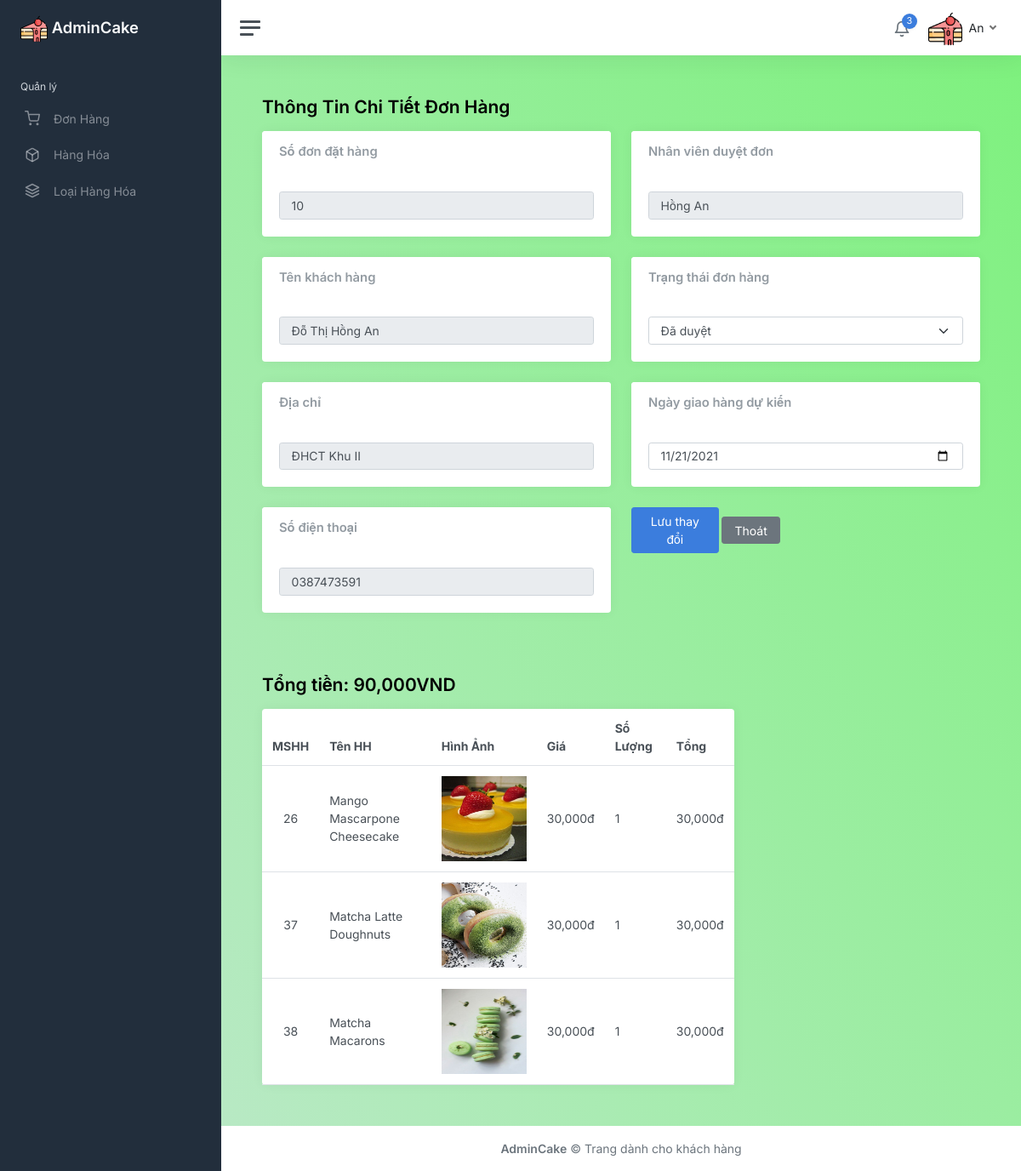
The page /admin/homepage/order_details.php?msdh=10 (signed in) on the database its author committed.
### tables this page shows
CREATE TABLE `khachhang` (
  `MSKH` int(11) NOT NULL,
  `HoTenKH` varchar(50) DEFAULT NULL,
  `TenCongTy` varchar(50) DEFAULT NULL,
  `SoDienThoai` varchar(11) DEFAULT NULL,
  `SoFax` varchar(11) DEFAULT NULL,
  `MatKhau` varchar(500) DEFAULT NULL
);

CREATE TABLE `dathang` (
  `SoDonDH` int(5) NOT NULL,
  `NgayDH` date DEFAULT current_timestamp(),
  `NgayGH` date DEFAULT NULL,
  `DiaChiGH` varchar(100) DEFAULT NULL,
  `TrangThaiDH` varchar(100) DEFAULT NULL,
  `MSKH` int(5) DEFAULT NULL,
  `MSNV` int(5) DEFAULT NULL
);

CREATE TABLE `nhanvien` (
  `MSNV` int(11) NOT NULL,
  `HoTenNV` varchar(100) DEFAULT NULL,
  `ChucVu` varchar(100) DEFAULT NULL,
  `DiaChi` varchar(100) DEFAULT NULL,
  `SoDienThoai` varchar(11) DEFAULT NULL,
  `MatKhau` varchar(500) DEFAULT NULL
);

CREATE TABLE `chitietdathang` (
  `SoDonDH` int(5) DEFAULT NULL,
  `MSHH` int(5) DEFAULT NULL,
  `SoLuong` int(11) DEFAULT NULL,
  `GiaDatHang` int(11) DEFAULT NULL,
  `GiamGia` int(11) DEFAULT NULL
);

CREATE TABLE `hanghoa` (
  `MSHH` int(5) NOT NULL,
  `TenHH` varchar(100) DEFAULT NULL,
  `MoTa` varchar(10000) DEFAULT NULL,
  `Gia` int(11) DEFAULT NULL,
  `SoLuongHang` int(11) DEFAULT NULL,
  `MaLoaiHang` int(5) DEFAULT NULL
);

CREATE TABLE `hinhhanghoa` (
  `MaHinh` int(5) NOT NULL,
  `TenHinh` varchar(100) DEFAULT NULL,
  `MSHH` int(5) DEFAULT NULL
);

### admin/homepage/order_details.php (the view, shortened to what this page needs)
<?php
    require_once('../../database/config.php');
	include('../header_master.php');
    $msdh = $_GET['msdh'];
    $result_DH = $conn->query("SELECT * FROM dathang WHERE SoDonDH='$msdh'");
    while($row = $result_DH->fetch_assoc()) {
        $diachiGH = $row['DiaChiGH'];
        $mskh = $row['MSKH'];
        $trangthaidh = $row['TrangThaiDH'];
        $msnv_duyet = $row['MSNV'];
        $ngaygh = date("d-m-Y",strtotime($row['NgayGH']));
    }
    $result_KH = $conn->query("SELECT * FROM khachhang WHERE MSKH='$mskh'");
    while($row = $result_KH->fetch_assoc()) {
        $ten_kh = $row['HoTenKH'];
        $sdt = $row['SoDienThoai'];
    }
?>
<main class="content order-details">
    <div class="container-fluid p-0 modal-content mb-5" >
        <h1 class="h3 mb-3"><strong>Thông Tin Chi Tiết Đơn Hàng</strong></h1>
        <form action="" method="post" enctype="multipart/form-data">
            <div class="row form-container">
                <div class="col-12 col-lg-6 form-group">
                    <div class="card">
                        <div class="card-header">
                            <h5 class="card-title mb-0">Số đơn đặt hàng</h5>
                        </div>
                        <div class="card-body">
                            <input class="form-control" name="sodonDH" value="<?=$msdh?>" type="text" readonly="">
                        </div>
                    </div>
                    <div class="card">
                        <div class="card-header">
                            <h5 class="card-title mb-0">Tên khách hàng</h5>
                        </div>
                        <div class="card-body">
                            <input class="form-control" name="tenKH" value="<?=$ten_kh?>" type="text" readonly="">
                        </div>
                    </div>
                    <div class="card">
                        <div class="card-header">
                            <h5 class="card-title mb-0">Địa chỉ</h5>
                        </div>
                        <div class="card-body">
                            <input type="text" value="<?=$diachiGH?>" name="diachiKH" class="form-control" readonly="">
                        </div>
                    </div>
                    <div class="card">
                        <div class="card-header">
                            <h5 class="card-title mb-0">Số điện thoại</h5>
                        </div>
                        <div class="card-body">
                            <input type="text" value="<?=$sdt?>" name="sdtKH" class="form-control" readonly="">
                        </div>
                    </div>
                </div>
                <div class="col-12 col-lg-6 form-group">
                    <div class="card">
                        <div class="card-header">
                            <h5 class="card-title mb-0">Nhân viên duyệt đơn</h5>
                        </div>
                        <div class="card-body">
                            <?php if($msnv_duyet == null): ?>
                                <input type="text" value="<?=$fullName?>" disabled name="tenNV" class="form-control" placeholder="Nhập tên nhân viên" required>
                            <?php else: ?>
                                <input type="hidden" name="msnv_duyet" value="<?=$msnv_duyet?>">
                                <input type="text" value="<?=$ten_nv_duyet?>" disabled name="tenNV" class="form-control" placeholder="Nhập tên nhân viên" required>
                            <?php endif;?>
                        </div>
                    </div>
                    <div class="card">
                        <div class="card-header">
                            <h5 class="card-title mb-0">Trạng thái đơn hàng</h5>
                        </div>
                        <div class="card-body">
                            <?php if($msnv_duyet == null): ?>
                                <select class="form-select mb-0" name="trangthaiDH" required>
                                    <option value="Đã duyệt">Đã duyệt</option>
                                </select>
                            <?php else: ?>
                                <input type="text" name="" value="<?=$trangthaidh?>" class="form-control" disabled>
                            <?php endif;?>
                        </div>
                    </div>
                    <div class="card">
                        <div class="card-header">
                            <h5 class="card-title mb-0">Ngày giao hàng dự kiến</h5>
                        </div>
                        <div class="card-body">
                            <?php if($msnv_duyet == null): ?>
                                <input type="date" value="<?=date("Y-m-d")?>" min="<?=date("Y-m-d")?>" name="ngayGH" class="form-control">
                            <?php else: ?>
                                <input type="text" name="" value="<?=$ngaygh?>" class="form-control" disabled>
                            <?php endif;?>
                        </div>
                    </div>
                    <?php if($msnv_duyet == null): ?>
                    <button class="btn btn-primary col-3" name="editOrder_submit" value="true" id="editOrder-saveBtn" type="submit">Lưu thay đổi</button>
                    <?php endif;?>
                    <a class="btn btn-secondary col-2" href="./order.php" id="edit-exitBtn">Thoát</a>
                </div>
            </div>
        </form>
    </div>
    <div class="container-fluid p-0">
        <h1 class="h3 mb-3"><strong id="showTongTien"></strong></h1>
		<div class="row">
			<div class="col-12 col-lg-8 col-xxl-12 d-flex">
				<div class="card flex-fill">
					<table class="table table-hover my-0">
						<thead>
							<tr>
								<th>MSHH</th>
								<th class="d-none d-xl-table-cell">Tên HH</th>
								<th class="d-none d-xl-table-cell">Hình Ảnh</th>
								<th class="d-none d-xl-table-cell">Giá</th>
								<th class="d-none d-xl-table-cell">Số Lượng</th>
                                <th class="d-none d-xl-table-cell">Tổng</th>
							</tr>
						</thead>
						<tbody>
							<?php
								$result_detail = $conn->query("SELECT *
														   FROM chitietdathang
														   WHERE SoDonDH='$msdh'");
								while($row = $result_detail->fetch_assoc()):
                                    $thanhtien = $row['GiaDatHang']*$row['SoLuong'];
                                    $mshh = $row['MSHH'];
                                    $select_hh = $conn->query("SELECT a.TenHH, b.TenHinh
                                                                FROM hanghoa as a
                                                                LEFT JOIN hinhhanghoa as b ON a.MSHH=b.MSHH
                                                                WHERE a.MSHH='$mshh'");
                                    $row_hh = $select_hh->fetch_assoc();
                                        $tenhh = $row_hh['TenHH'];
                                        $tenhinh = $row_hh['TenHinh'];
							?>
							<tr>
								<td class="text-center"><?=$mshh?></td>
								<td class="d-none d-xl-table-cell tenhh"><?= $tenhh?></td>
								<td class="d-none d-xl-table-cell"><img src="../../client/img-product/<?= $tenhinh?>" alt="" width=100px height=100px></td>
                                <td class="d-none d-xl-table-cell"><?= number_format($row['GiaDatHang'])?>đ</td>
								<td class="d-none d-md-table-cell"><?= $row['SoLuong']?></td>
								<td class="d-none d-md-table-cell"><?=number_format($thanhtien)?>đ</td>
							</tr>
							<?php endwhile; ?>
						</tbody>
					</table>
				</div>
			</div>
		</div>
	</div>
</main>
<?php
	include('../footer_master.php');
?>

### admin/assets/css/style.css (style rules this page uses)
.tenhh { max-width: 250px; max-height: 130px; }
.edit_product_BG, .edit-productType, .edit_staff, .order-details { background-image: linear-gradient(to right top, #b8e9c4, #7ef17e); }

### rows shown on the page
khachhang: tenKH "Đỗ Thị Hồng An", sdtKH "0387473591"
dathang: diachiKH "ĐHCT Khu II"
nhanvien: tenNV "Hồng An"
chitietdathang: MSHH "26", MSHH.TenHH "Mango Mascarpone Cheesecake", hinhhanghoa.TenHinh (picture), GiaDatHang "30,000", SoLuong "1", thanhtien "30,000"
chitietdathang: MSHH "37", MSHH.TenHH "Matcha Latte Doughnuts", hinhhanghoa.TenHinh (picture), GiaDatHang "30,000", SoLuong "1", thanhtien "30,000"
chitietdathang: MSHH "38", MSHH.TenHH "Matcha Macarons", hinhhanghoa.TenHinh (picture), GiaDatHang "30,000", SoLuong "1", thanhtien "30,000"

### other values the page prints
$row['total'] "3"
$lastName "An"
